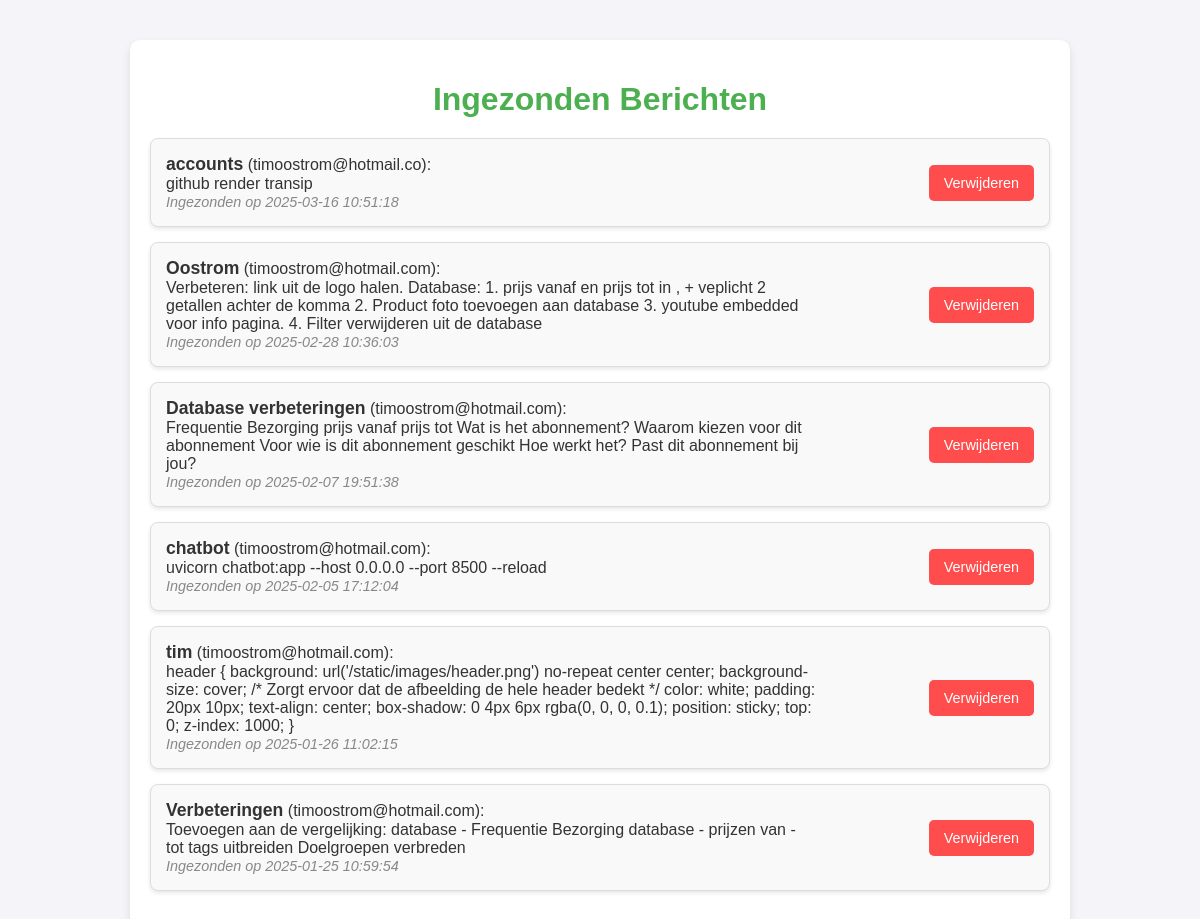
Before: /berichten with the older database file.
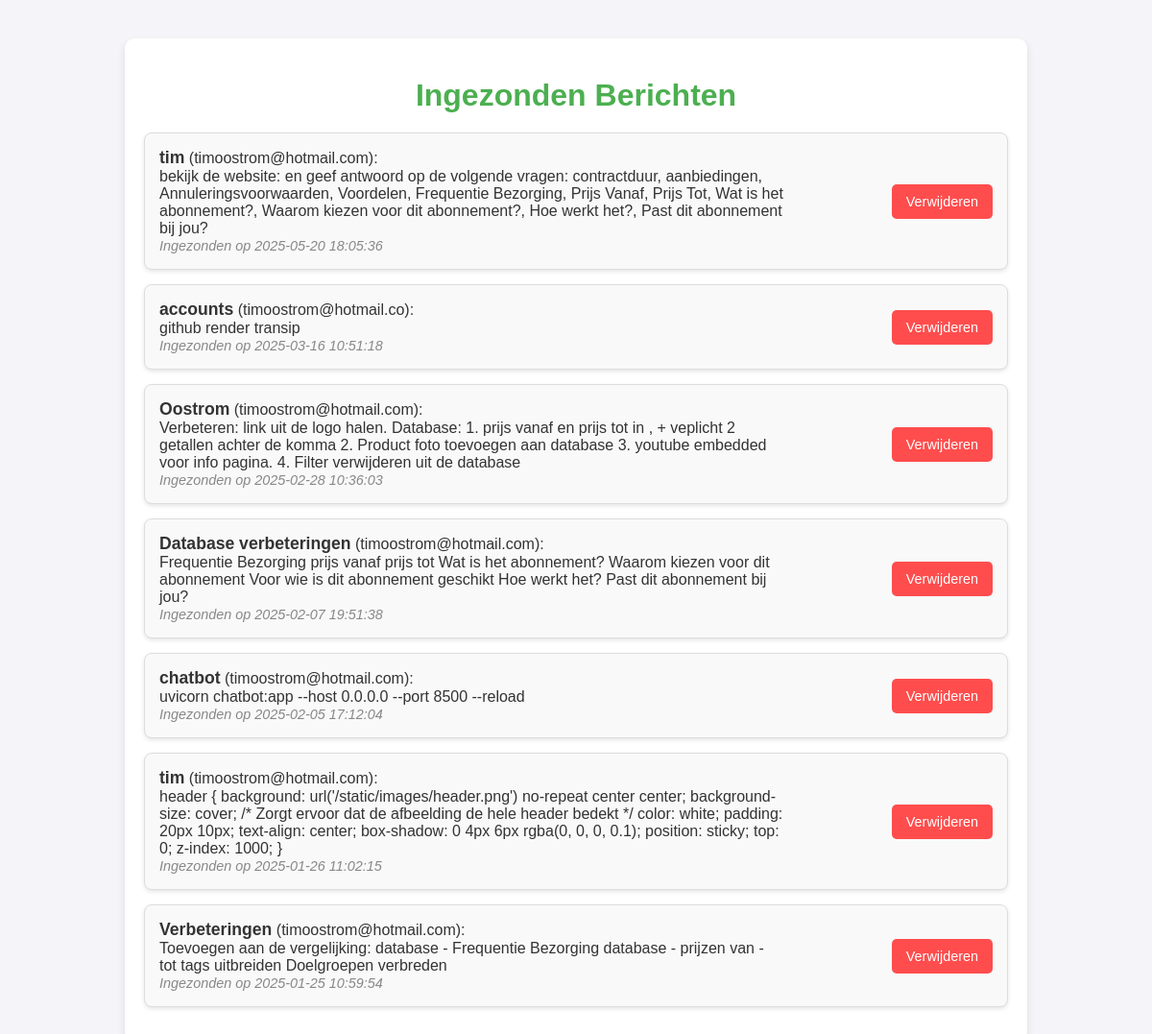
After: the same page with the newer database file.
### app.py (models this page shows, shortened)
class ContactBericht(db.Model):
    id = db.Column(db.Integer, primary_key=True)
    naam = db.Column(db.String(100), nullable=False)
    email = db.Column(db.String(120), nullable=False)
    bericht = db.Column(db.Text, nullable=False)
    datum = db.Column(db.DateTime, default=db.func.current_timestamp())

### app.py (the view)
@app.route('/berichten')
def berichten():
    alle_berichten = ContactBericht.query.order_by(ContactBericht.datum.desc()).all()
    return render_template('berichten.html', berichten=alle_berichten)

### templates/berichten.html (shortened to what this page needs)
<!DOCTYPE html>
<html lang="nl">
<head>
</head>
<body>
    <div class="container">
        <h1>Ingezonden Berichten</h1>
        <ul>
            {% for bericht in berichten %}
                <li>
                    <div class="message-details">
                        <strong>{{ bericht.naam }}</strong> ({{ bericht.email }}):<br>
                        {{ bericht.bericht }}<br>
                        <em>Ingezonden op {{ bericht.datum }}</em>
                    </div>
                    <form action="{{ url_for('verwijder_bericht', id=bericht.id) }}" method="POST">
                        <button class="delete-button" type="submit" onclick="return confirm('Weet je zeker dat je dit bericht wilt verwijderen?')">Verwijderen</button>
                    </form>
                </li>
            {% endfor %}
        </ul>
    </div>
</body>
</html>

Changed rows visible on the page:
added ContactBericht: naam "tim", email "timoostrom@hotmail.com", bericht "bekijk de website: en geef antwoord op de volgende vragen: contractduur, aanbiedingen, Annuleringsvoorwaarden, Voordelen, Frequentie Bezorging, Prijs Vanaf, Prijs Tot, Wat is het abonnement?, Waarom kiezen voor dit abonnement?, Hoe werkt het?, Past dit abonnement bij jou?", datum "2025-05-20 18:05:36"
